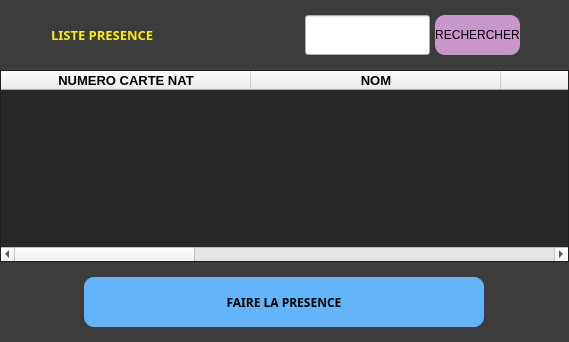
               <widget class="QWidget" name="liste_presence_page">
                <property name="sizeIncrement">
                 <size>
                  <width>2</width>
                  <height>2</height>
                 </size>
                </property>
                <property name="baseSize">
                 <size>
                  <width>50</width>
                  <height>50</height>
                 </size>
                </property>
                <property name="styleSheet">
                 <string notr="true">.QWidget{
background: rgb(60, 60, 60);
}</string>
                </property>
                <layout class="QVBoxLayout" name="verticalLayout_22">
                 <property name="spacing">
                  <number>0</number>
                 </property>
                 <property name="leftMargin">
                  <number>0</number>
                 </property>
                 <property name="topMargin">
                  <number>0</number>
                 </property>
                 <property name="rightMargin">
                  <number>0</number>
                 </property>
                 <property name="bottomMargin">
                  <number>0</number>
                 </property>
                 <item>
                  <widget class="QWidget" name="liste_presence_frame_header" native="true">
                   <property name="minimumSize">
                    <size>
                     <width>0</width>
                     <height>70</height>
                    </size>
                   </property>
                   <property name="maximumSize">
                    <size>
                     <width>16777215</width>
                     <height>70</height>
                    </size>
                   </property>
                   <property name="styleSheet">
                    <string notr="true">.QWidget{
background: rgb(60, 60, 60);
}</string>
                   </property>
                   <layout class="QHBoxLayout" name="horizontalLayout_10">
                    <item>
                     <widget class="QWidget" name="widget_3" native="true">
                      <property name="minimumSize">
                       <size>
                        <width>250</width>
                        <height>40</height>
                       </size>
                      </property>
                      <property name="maximumSize">
                       <size>
                        <width>250</width>
                        <height>40</height>
                       </size>
                      </property>
                      <property name="styleSheet">
                       <string notr="true">QWidget{
color:rgb(255, 234, 8);
}</string>
                      </property>
                      <layout class="QHBoxLayout" name="horizontalLayout_20">
                       <property name="spacing">
                        <number>2</number>
                       </property>
                       <property name="leftMargin">
                        <number>0</number>
                       </property>
                       <property name="topMargin">
                        <number>0</number>
                       </property>
                       <property name="rightMargin">
                        <number>0</number>
                       </property>
                       <property name="bottomMargin">
                        <number>0</number>
                       </property>
                       <item>
                        <widget class="QLabel" name="total_results_text_presence">
                         <property name="minimumSize">
                          <size>
                           <width>40</width>
                           <height>40</height>
                          </size>
                         </property>
                         <property name="maximumSize">
                          <size>
                           <width>40</width>
                           <height>40</height>
                          </size>
                         </property>
                         <property name="sizeIncrement">
                          <size>
                           <width>2</width>
                           <height>2</height>
                          </size>
                         </property>
                         <property name="baseSize">
                          <size>
                           <width>2</width>
                           <height>2</height>
                          </size>
                         </property>
                         <property name="font">
                          <font>
                           
                           <weight>50</weight>
                           <bold>false</bold>
                          </font>
                         </property>
                         <property name="styleSheet">
                          <string notr="true">.QLabel{
color:yellow;
font-size:15px;
}</string>
                         </property>
                         <property name="text">
                          <string/>
                         </property>
                         <property name="pixmap">
                          <pixmap>../assets/schedule.png</pixmap>
                         </property>
                         <property name="scaledContents">
                          <bool>true</bool>
                         </property>
                         <property name="alignment">
                          <set>Qt::AlignCenter</set>
                         </property>
                         <property name="indent">
                          <number>1</number>
                         </property>
                         <property name="textInteractionFlags">
                          <set>Qt::LinksAccessibleByMouse</set>
                         </property>
                        </widget>
                       </item>
                       <item>
                        <widget class="QLabel" name="label_3">
                         <property name="font">
                          <font>
                           <family>Lucida Sans</family>
                           <pointsize>10</pointsize>
                           <weight>75</weight>
                           <bold>true</bold>
                          </font>
                         </property>
                         <property name="text">
                          <string>LISTE PRESENCE</string>
                         </property>
                        </widget>
                       </item>
                      </layout>
                     </widget>
                    </item>
                    <item>
                     <spacer name="horizontalSpacer_7">
                      <property name="orientation">
                       <enum>Qt::Horizontal</enum>
                      </property>
                      <property name="sizeHint" stdset="0">
                       <size>
                        <width>40</width>
                        <height>20</height>
                       </size>
                      </property>
                     </spacer>
                    </item>
                    <item>
                     <widget class="QWidget" name="widget_17" native="true">
                      <layout class="QHBoxLayout" name="horizontalLayout_11">
                       <property name="spacing">
                        <number>5</number>
                       </property>
                       <property name="leftMargin">
                        <number>0</number>
                       </property>
                       <property name="topMargin">
                        <number>0</number>
                       </property>
                       <property name="rightMargin">
                        <number>0</number>
                       </property>
                       <property name="bottomMargin">
                        <number>0</number>
                       </property>
                       <item>
                        <widget class="QLineEdit" name="liste_presence_search_field">
                         <property name="minimumSize">
                          <size>
                           <width>40</width>
                           <height>40</height>
                          </size>
                         </property>
                         <property name="maximumSize">
                          <size>
                           <width>300</width>
                           <height>16777215</height>
                          </size>
                         </property>
                         <property name="font">
                          <font>
                           <pointsize>10</pointsize>
                          </font>
                         </property>
                         <property name="styleSheet">
                          <string notr="true"/>
                         </property>
                        </widget>
                       </item>
                       <item>
                        <widget class="QPushButton" name="liste_presence_search_btn">
                         <property name="minimumSize">
                          <size>
                           <width>0</width>
                           <height>40</height>
                          </size>
                         </property>
                         <property name="font">
                          <font>
                           <pointsize>9</pointsize>
                          </font>
                         </property>
                         <property name="styleSheet">
                          <string notr="true">.QPushButton{
background: rgb(200, 150, 200);
border-radius: 10px;
}

.QPushButton:hover{
background: rgb(220, 120, 220);
}

.QPushButton:clicked{
background: rgb(250, 100, 250);
}</string>
                         </property>
                         <property name="text">
                          <string>RECHERCHER</string>
                         </property>
                        </widget>
                       </item>
                      </layout>
                     </widget>
                    </item>
                    <item>
                     <spacer name="horizontalSpacer_8">
                      <property name="orientation">
                       <enum>Qt::Horizontal</enum>
                      </property>
                      <property name="sizeHint" stdset="0">
                       <size>
                        <width>40</width>
                        <height>20</height>
                       </size>
                      </property>
                     </spacer>
                    </item>
                   </layout>
                  </widget>
                 </item>
                 <item>
                  <widget class="QWidget" name="liste_presence_frame_content" native="true">
                   <property name="minimumSize">
                    <size>
                     <width>0</width>
                     <height>0</height>
                    </size>
                   </property>
                   <property name="styleSheet">
                    <string notr="true">.QWidget{
background: rgb(60, 60, 60);
color:white;
}</string>
                   </property>
                   <layout class="QVBoxLayout" name="verticalLayout_17">
                    <property name="spacing">
                     <number>0</number>
                    </property>
                    <property name="leftMargin">
                     <number>0</number>
                    </property>
                    <property name="topMargin">
                     <number>0</number>
                    </property>
                    <property name="rightMargin">
                     <number>0</number>
                    </property>
                    <property name="bottomMargin">
                     <number>0</number>
                    </property>
                    <item>
                     <widget class="QTableWidget" name="liste_presence_table">
                      <property name="sizePolicy">
                       <sizepolicy hsizetype="Expanding" vsizetype="Expanding">
                        <horstretch>0</horstretch>
                        <verstretch>0</verstretch>
                       </sizepolicy>
                      </property>
                      <property name="minimumSize">
                       <size>
                        <width>0</width>
                        <height>0</height>
                       </size>
                      </property>
                      <property name="sizeIncrement">
                       <size>
                        <width>0</width>
                        <height>0</height>
                       </size>
                      </property>
                      <property name="baseSize">
                       <size>
                        <width>50</width>
                        <height>50</height>
                       </size>
                      </property>
                      <property name="font">
                       <font>
                        <pointsize>11</pointsize>
                        <weight>75</weight>
                        <bold>true</bold>
                       </font>
                      </property>
                      <property name="styleSheet">
                       <string notr="true">.QTableWidget{
background: rgb(40, 40, 40);
color:rgb(188,255,54);
}</string>
                      </property>
                      <property name="selectionMode">
                       <enum>QAbstractItemView::SingleSelection</enum>
                      </property>
                      <property name="selectionBehavior">
                       <enum>QAbstractItemView::SelectRows</enum>
                      </property>
                      <property name="sortingEnabled">
                       <bool>false</bool>
                      </property>
                      <property name="cornerButtonEnabled">
                       <bool>false</bool>
                      </property>
                      <attribute name="horizontalHeaderMinimumSectionSize">
                       <number>250</number>
                      </attribute>
                      <attribute name="horizontalHeaderDefaultSectionSize">
                       <number>250</number>
                      </attribute>
                      <attribute name="verticalHeaderMinimumSectionSize">
                       <number>80</number>
                      </attribute>
                      <attribute name="verticalHeaderDefaultSectionSize">
                       <number>80</number>
                      </attribute>
                      <column>
                       <property name="text">
                        <string>NUMERO CARTE NAT</string>
                       </property>
                       <property name="font">
                        <font>
                         <family>MS Shell Dlg 2</family>
                         <pointsize>10</pointsize>
                         <weight>75</weight>
                         <bold>true</bold>
                        </font>
                       </property>
                       <property name="foreground">
                        <brush brushstyle="NoBrush">
                         <color alpha="255">
                          <red>255</red>
                          <green>255</green>
                          <blue>255</blue>
                         </color>
                        </brush>
                       </property>
                      </column>
                      <column>
                       <property name="text">
                        <string>NOM</string>
                       </property>
                       <property name="font">
                        <font>
                         <family>MS Shell Dlg 2</family>
                         <pointsize>10</pointsize>
                         <weight>75</weight>
                         <bold>true</bold>
                        </font>
                       </property>
                      </column>
                      <column>
                       <property name="text">
                        <string>PRENOM</string>
                       </property>
                       <property name="font">
                        <font>
                         <family>MS Shell Dlg 2</family>
                         <pointsize>10</pointsize>
                         <weight>75</weight>
                         <bold>true</bold>
                        </font>
                       </property>
                      </column>
                      <column>
                       <property name="text">
                        <string>PRESENCE VALIDE</string>
                       </property>
                       <property name="font">
                        <font>
                         <family>MS Shell Dlg 2</family>
                         <pointsize>10</pointsize>
                         <weight>75</weight>
                         <bold>true</bold>
                        </font>
                       </property>
                      </column>
                      <column>
                       <property name="text">
                        <string>PRESENT </string>
                       </property>
                       <property name="font">
                        <font>
                         <family>MS Shell Dlg 2</family>
                         <pointsize>10</pointsize>
                         <weight>75</weight>
                         <bold>true</bold>
                        </font>
                       </property>
                      </column>
                      <column>
                       <property name="text">
                        <string>TRAVAIL TOTAL (Journee)</string>
                       </property>
                       <property name="font">
                        <font>
                         <family>MS Shell Dlg 2</family>
                         <pointsize>10</pointsize>
                         <weight>75</weight>
                         <bold>true</bold>
                        </font>
                       </property>
                      </column>
                     </widget>
                    </item>
                   </layout>
                  </widget>
                 </item>
                 <item>
                  <widget class="QWidget" name="liste_presence_frame_actions" native="true">
                   <property name="minimumSize">
                    <size>
                     <width>0</width>
                     <height>80</height>
                    </size>
                   </property>
                   <property name="maximumSize">
                    <size>
                     <width>16777215</width>
                     <height>80</height>
                    </size>
                   </property>
                   <property name="sizeIncrement">
                    <size>
                     <width>0</width>
                     <height>80</height>
                    </size>
                   </property>
                   <property name="styleSheet">
                    <string notr="true">.QWidget{
background: rgb(60, 60, 60);
}</string>
                   </property>
                   <layout class="QVBoxLayout" name="verticalLayout_18">
                    <property name="spacing">
                     <number>0</number>
                    </property>
                    <property name="leftMargin">
                     <number>0</number>
                    </property>
                    <property name="topMargin">
                     <number>0</number>
                    </property>
                    <property name="rightMargin">
                     <number>0</number>
                    </property>
                    <property name="bottomMargin">
                     <number>0</number>
                    </property>
                    <item>
                     <widget class="QWidget" name="actions_list_3" native="true">
                      <property name="minimumSize">
                       <size>
                        <width>0</width>
                        <height>80</height>
                       </size>
                      </property>
                      <property name="maximumSize">
                       <size>
                        <width>16777215</width>
                        <height>80</height>
                       </size>
                      </property>
                      <layout class="QHBoxLayout" name="horizontalLayout_9">
                       <item>
                        <widget class="QWidget" name="widget_14" native="true">
                         <property name="minimumSize">
                          <size>
                           <width>100</width>
                           <height>0</height>
                          </size>
                         </property>
                         <property name="maximumSize">
                          <size>
                           <width>400</width>
                           <height>16777215</height>
                          </size>
                         </property>
                         <layout class="QVBoxLayout" name="verticalLayout_19">
                          <property name="spacing">
                           <number>0</number>
                          </property>
                          <property name="leftMargin">
                           <number>0</number>
                          </property>
                          <property name="topMargin">
                           <number>0</number>
                          </property>
                          <property name="rightMargin">
                           <number>0</number>
                          </property>
                          <property name="bottomMargin">
                           <number>0</number>
                          </property>
                          <item>
                           <widget class="QPushButton" name="faire_presence_btn">
                            <property name="minimumSize">
                             <size>
                              <width>100</width>
                              <height>50</height>
                             </size>
                            </property>
                            <property name="font">
                             <font>
                              <family>Segoe UI Black</family>
                              <weight>75</weight>
                              <bold>true</bold>
                             </font>
                            </property>
                            <property name="styleSheet">
                             <string notr="true">.QPushButton{
background: rgb(100, 180, 250);
border-radius: 10px;
}

.QPushButton::hover{
background:  rgb(90, 200, 250);
}

.QPushButton::pressed{
background: rgb(50, 220, 250);
}</string>
                            </property>
                            <property name="text">
                             <string>FAIRE LA PRESENCE</string>
                            </property>
                           </widget>
                          </item>
                         </layout>
                        </widget>
                       </item>
                      </layout>
                     </widget>
                    </item>
                   </layout>
                  </widget>
                 </item>
                </layout>
               </widget>
